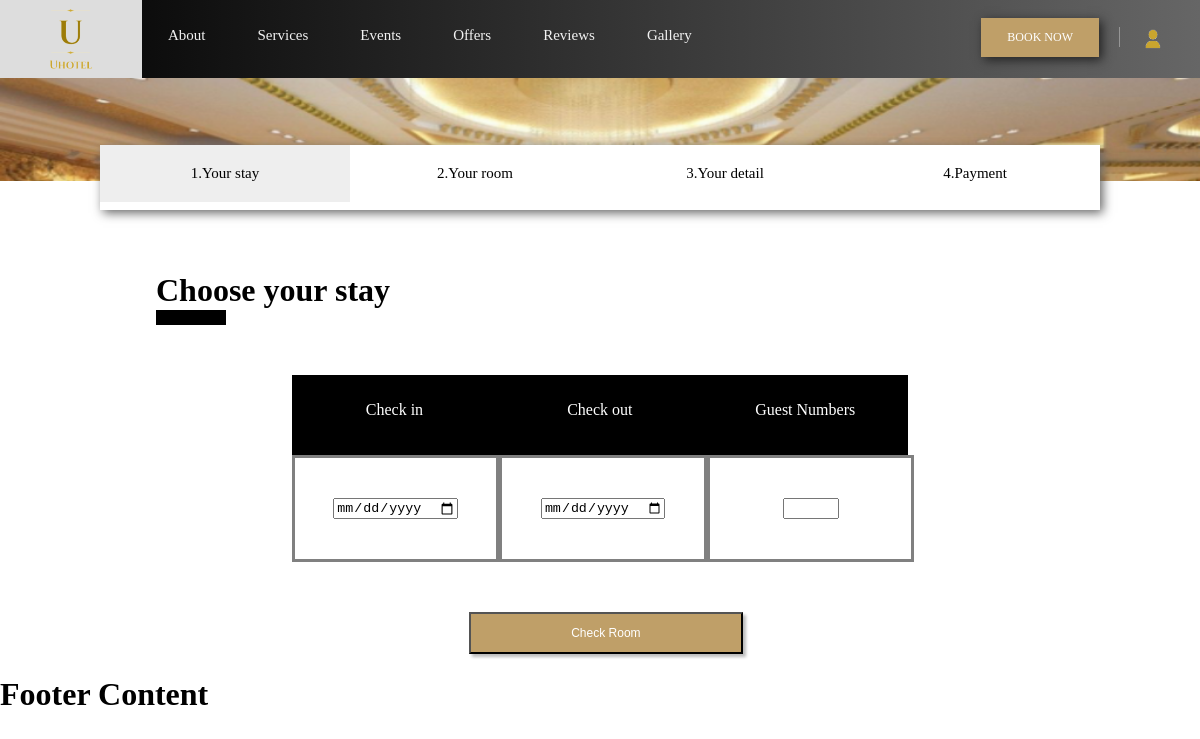
/Reservation/your_stay.php, run on an earlier commit of the app's database.
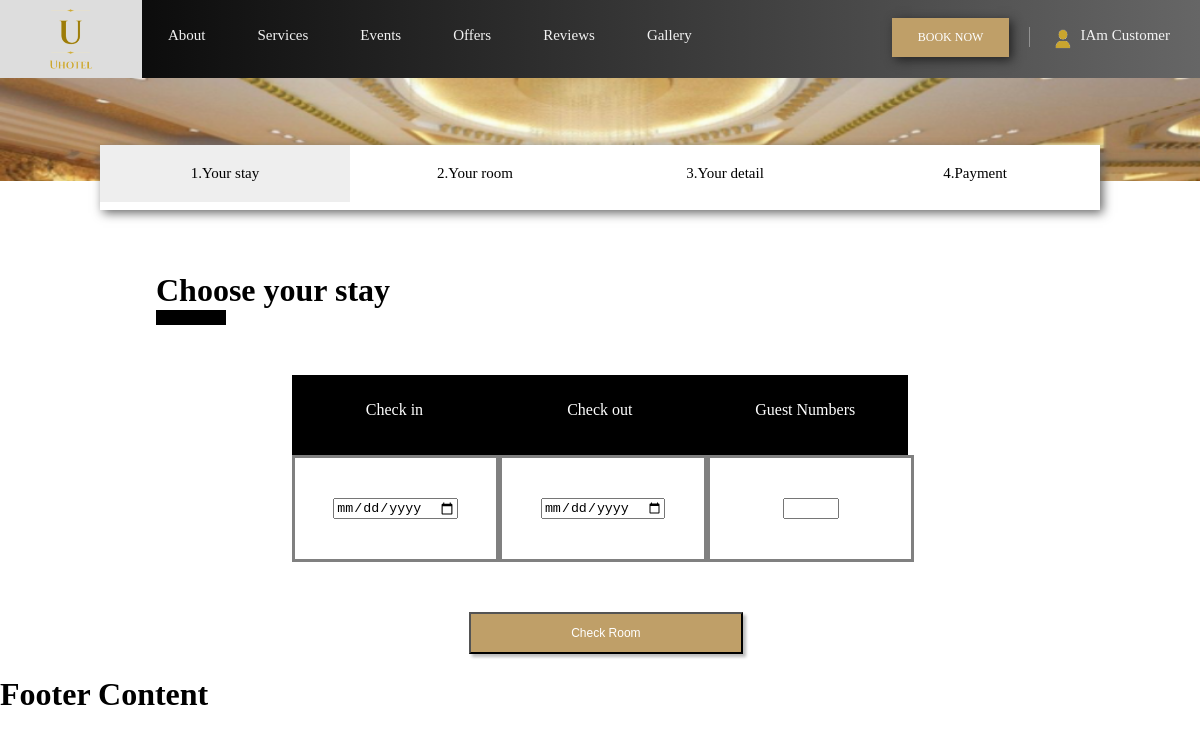
And on a later commit of the database.
### tables this page shows
CREATE TABLE `user` (
  `userID` int(11) NOT NULL,
  `password` text NOT NULL,
  `fName` text NOT NULL,
  `lName` text NOT NULL,
  `email` text NOT NULL,
  `phoneNo` text NOT NULL,
  `isAdmin` tinyint(4) NOT NULL DEFAULT '-1' COMMENT '-1 is Cus, 0 Staff'
);

### Reservation/your_stay.php (the view, shortened to what this page needs)
<?php
	$id = $_SESSION["ID"];
	$con=mysqli_connect("localhost","root","","uhoteldb");
	$result = mysqli_query($con,"SELECT *
															FROM user
															WHERE userID LIKE $id");
  $row = mysqli_fetch_array($result);
?>
<!DOCTYPE html>
<html>
<head>
<link rel="stylesheet" href="../styles.css">
</head>
<body>
<div class="topnav">
  <a class="icon" href="#home"><img src="../picture/Logo_Transparent.png"; id="icon"></a>
  <div class="dropdownL">
    <button class="dropbtn">About</button>
  </div>
  <div class="dropdownL">
    <button class="dropbtn">Services</button>
  </div>
  <a class="menu" href="#events">Events</a>
  <a class="menu" href="#offers">Offers</a>
  <a class="menu" href="#reviews">Reviews</a>
  <a class="menu" href="#gallery">Gallery</a>
  <div class="dropdownR">
    <button class="dropbtn"><?php echo $row["fName"]." ".$row["lName"] ?></button>
  </div>
  <img src="../picture/UserIcon.png"; id="userIcon">
  <img src="../picture/lineInNav.png"; id="lineInNav">
  <a class="book" href="../Reservation/your_stay.html">BOOK NOW</a>
</div>
<div class="main">
  <img class="ReserveTopPic" src='../picture/ReservationTopPic.png'>
  <div class="reserveProcessBar">
    <a class="now">1.Your stay</a>
    <a>2.Your room</a>
    <a>3.Your detail</a>
    <a>4.Payment</a>
  </div>
	<form action="reservationController.php" method="post" id="stayForm">
	  <div class="reserveHead">
	    <h1>Choose your stay</h1>
	    <div class="reserveBlockUnderline"></div>
	    <div class="stayTable">
	      <div class="stayRow">
	        <div class="stayColumnHead">
	          <p>Check in</p>
	        </div>
	        <div class="stayColumnHead">
	          <p>Check out</p>
	        </div>
					<div class="stayColumnHead">
	          <p>Guest Numbers</p>
	        </div>
	      </div>
	      <div class="stayRow">
	        <div class="stayColumn">
	          <input type="Date" name="checkIn" id="checkIn">
	        </div>
	        <div class="stayColumn">
	          <input type="Date" name="checkOut" id="checkOut">
	        </div>
	        <div class="stayColumn">
	          <input type="number" name="guest" id="guest" min="1" max="10">
	        </div>
	      </div>
	    </div>
			<div class="stayFrameButton">
				<button type="submit" name="submitCheck" value="checkRoom">Check Room</button>
			</div>
	  </div>
	</form>
</div>
<footer>
    <h1>Footer Content</h1>
</footer>
</body>
</html>

### styles.css (style rules this page uses)
body { margin: 0; font-family: Poppins; display:flex; flex-direction:column; }
footer { margin-top:auto; top: 892px; left: 0px; width: 1035px; height: 198px; }
img { max-width: 100%; max-height: 100%; display: block; }
.topnav { background-image: linear-gradient(to right, #000000, #666666); position: fixed; top: 0; width: 100%; height: 78px; z-index: 100; }
.topnav a { color: #f2f2f2; text-align: center; text-decoration: none; font-size: 15px; font-family: Poppins; }
.topnav a.icon { padding: 2px 34px; float: left; display:inline-block; }
.topnav a.menu { padding: 27px 26px; float: left; display:inline-block; }
.topnav a.book { margin-top: 18px; padding: 12px 26px; font-size: 12px; float: right; display:inline-block; background-color: #bf9f68; color: white; box-shadow: 3px 3px 10px #222222; }
#icon { width: 74px; height: 74px; display: block; float: left; }
#userIcon { padding: 24px 0px; width: 30px; height: 30px; display: block; float: right; }
#lineInNav { padding: 27px 20px; width: 1px; height: 20px; display: block; float: right; }
.dropdownL { float: left; overflow: hidden; }
.dropdownR { float: right; overflow: hidden; margin-right: 30px; display:inline-block; }
.dropdownL .dropbtn { font-size: 15px; border: none; outline: none; color: #f2f2f2; padding: 27px 26px; background-color: inherit; font-family: Poppins; margin: 0; }
.dropdownR .dropbtn { font-size: 15px; border: none; outline: none; color: #f2f2f2; padding: 27px 0px; background-color: inherit; font-family: Poppins; margin: 0; }
.main { padding: 0px; font-family: Poppins; width: 100%; margin-top: 78px; margin-left: 0px; margin-right: 0px; }
.ReserveTopPic { width: 100%; max-height: auto; display: inline-block; z-index: 1; position: relative; }
.reserveProcessBar { background-color: white; box-shadow: 3px 3px 10px #666666; top: -40px; width: 1000px; height: 65px; margin:0 auto; position: relative; z-index: 3; display: block; }
.reserveProcessBar a { color: #black; float: left; text-align: center; text-decoration: none; font-size: 15px; font-family: Poppins; width: 25%; padding: 20px 0px; }
.reserveProcessBar a.now { background-color: #eeeeee; color: black; }
.reserveHead { margin-left: 13%; }
.reserveBlockUnderline { margin-top: -20px; height: 15px; width: 70px; background-color: black; }
.stayColumn { float: left; width: 23.5%; padding: 40px 10px; background-color: white; color: black; border-style: solid; border-color: grey; }
.stayRow:after { content: ""; display: table; clear: both; }
.stayTable { margin-top: 50px; margin-left: 13%; margin-right: 13%; text-align: center; }
.stayColumnHead { float: left; width: 24%; padding: 10px; height: 60px; background-color: black; color: white; }
.stayFrameButton { margin-top: 50px; margin-left: 30%; }
.stayFrameButton button { padding: 12px 100px; font-size: 12px; display:inline-block; background-color: #bf9f68; color: white; box-shadow: 3px 3px 3px #bbbbbb; }

What changed in the data, as far as the page shows it:
added user: fName "IAm", lName "Customer"
